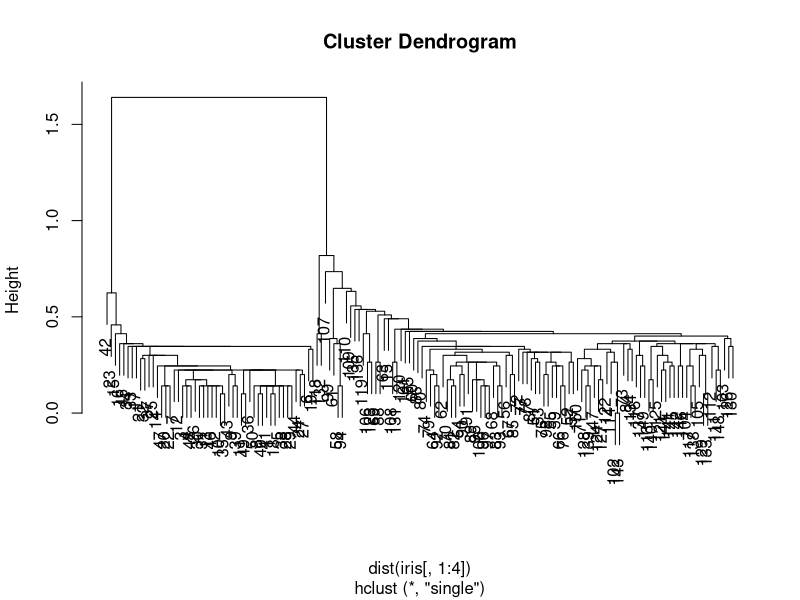

This figure's R source:
# compare different clustering methods using cluster.stat from the fpc package.

library(fpc)
#Perform the following steps to compare clustering methods.

#install.packages("fpc")

#You then need to use hierarchical clustering with the single method to cluster customer data and generate the object hc_single

single_c = hclust(dist(iris[,1:4]), method="single")
plot(single_c)

hc_single = cutree(single_c, k=3)

#Use hierarchical clustering with the complete method to cluster customer data and generate the object hc_complete

complete_c = hclust(dist(iris[,1:4]), method="complete")

(hc_complete = cutree(complete_c, k=3))

#You can then use k-means clustering to cluster customer data and generate the object km

set.seed(1234)
km = kmeans(iris[1:4], 3, iter.max=1000, algorithm=c("Forgy"))

#Next, retrieve the cluster validation statistics of either clustering method:
  
cs = cluster.stats(dist(iris[1:4]), km$cluster)
cs
#Most often, we focus on using within.cluster.ss and avg.silwidth to validate the clustering method. The within.cluster.ss measurement stands for the within clusters sum of squares, and avg.silwidth represents the average silhouette width.

#within.cluster.ss measurement shows how closely related objects are in clusters; the smaller the value, the more closely related objects are within the cluster.
#avg.silwidth is a measurement that considers how closely related objects are within the cluster and how clusters are separated from each other. The silhouette value usually ranges from 0 to 1; a value closer to 1 suggests the data is better clustered.
cs[c("within.cluster.ss","avg.silwidth")]

#Finally, we can generate the cluster statistics of each clustering method and list them in a table:

cluster.stats(dist(iris[1:4]), km$cluster)[c("within.cluster.ss","avg.silwidth")] 
cluster.stats(dist(iris[1:4]), hc_single)[c("within.cluster.ss","avg.silwidth")] 
cluster.stats(dist(iris[1:4]), hc_complete)[c("within.cluster.ss","avg.silwidth")] 


sapply(list(kmeans = km$cluster, hc_single = hc_single, hc_complete = hc_complete),  function(c) cluster.stats(dist(iris[1:4]), c)[c("within.cluster.ss","avg.silwidth")])

        
#https://en.proft.me/2017/01/29/exploring-hierarchical-clustering-r/
